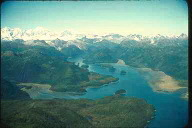
#> input picture Image-Negation/gambar2.jpg, 192 x 128 px
$ python main.py
#> lines starting #> are read from the running program, lines starting #| are printed output that depends on the picture
import cv2

# membaca img
img = cv2.imread('./gambar2.jpg')
#> img is the input picture: shape (128, 192, 3); mean B, G, R 130.1, 137.2, 92.2
gray = cv2.imread('./gambar3.jpg',0)
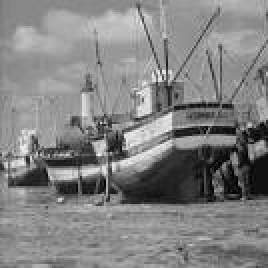
#> input picture Image-Negation/gambar3.jpg, 134 x 134 px (shown 2 times larger)
#> gray is the input picture: shape (134, 134); min 0, max 249, mean 130.1

row = gray.shape[0]
#> row = 134
col = gray.shape[1]
#> col = 134
negative = gray.copy()
# convert format img
img = cv2.cvtColor(img, cv2.COLOR_BGR2RGB)
# perhitungan colored
colored_negative = abs(255-img)
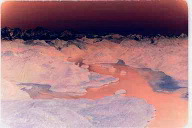
#> colored_negative: shape (128, 192, 3); mean R, G, B 162.8, 117.8, 124.9

# perhitungan gray_negative
for i in range (row):
    for j in range(col):
        negative[i][j] = 255 - negative[i][j]
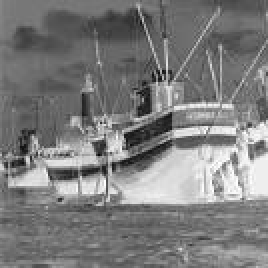
#> negative: shape (134, 134) (shown 2 times larger); min 6, max 255, mean 124.9

# simpan gambar
cv2.imwrite('newimg2.jpg', img)
cv2.imwrite('newimg3.jpg', negative)
